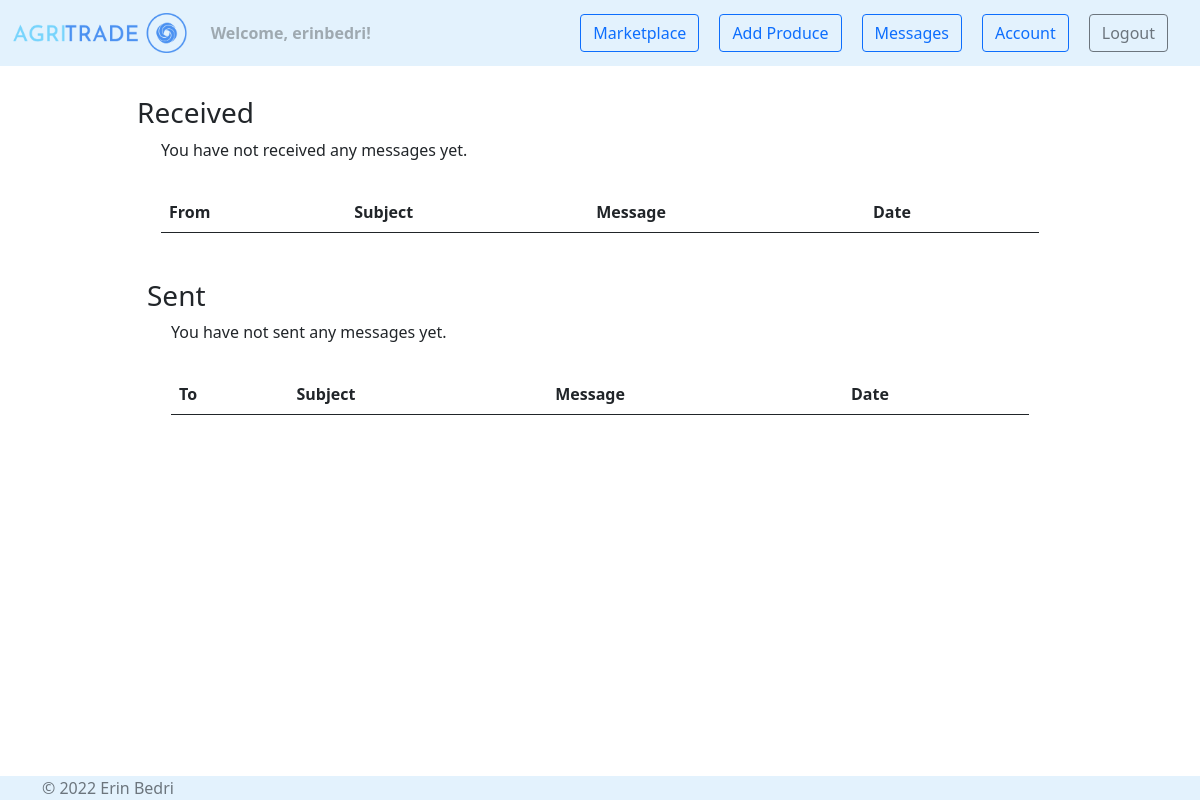
Before: /messages/ (signed in) with the older database file.
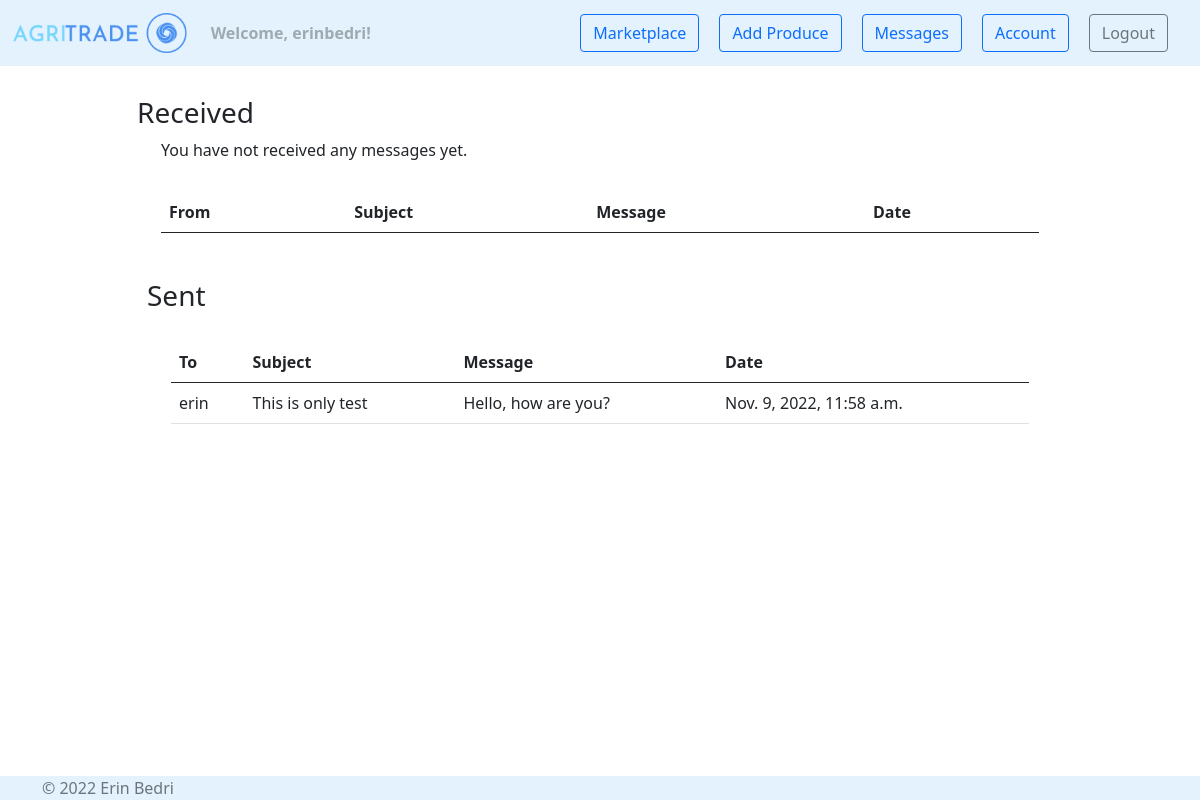
After: the same page with the newer database file.
### agri_trade/user_messages/models.py (models this page shows)
class Message(models.Model):
    SUBJECT_MAX_LEN = 50
    BODY_MAX_LEN = 1500
    sender = models.ForeignKey(
        UserModel,
        on_delete=CASCADE,
        related_name='sender',
    )
    receiver = models.ForeignKey(
        UserModel,
        on_delete=CASCADE,
        related_name='receiver',
    )
    subject = models.CharField(
        max_length=SUBJECT_MAX_LEN,
    )
    body = models.TextField(
        max_length=BODY_MAX_LEN,
    )
    created_at = models.DateTimeField(
        auto_now_add=True,
    )
    is_read = models.BooleanField(
        default=False,
    )

### agri_trade/user_messages/views.py (the view)
# urls.py: path('', views.show_messages, name='messages'),
@login_required
def show_messages(request):
    messages_inbox = Message.objects\
        .filter(receiver=request.user)\
        .order_by('-created_at')
    messages_outbox = Message.objects\
        .filter(sender=request.user)\
        .order_by('-created_at')
    context = {
        'messages_inbox': messages_inbox,
        'messages_outbox': messages_outbox,
    }
    return render(request, 'user_messages/messages.html', context)

### agri_trade/user_messages/templates/user_messages/messages.html
{% extends 'web/base.html' %}
{% block content %}
    <div class="container" style="margin-top: 30px; margin-bottom: 50px">
        <div class="row justify-content-md-center">
            <div class="col-md-10">
                <h3>Received</h3>
                <div class="container">
                    <table class="table table-hover" style="margin-top: 30px">
                        <thead>
                        <tr>
                            <th scope="col">From</th>
                            <th scope="col">Subject</th>
                            <th scope="col">Message</th>
                            <th scope="col">Date</th>
                        </tr>
                        </thead>
                        <tbody>
                        {% for message in messages_inbox %}
                            <tr onclick="window.location='{% url 'user_messages:message' message.id %}';"
                                    {% if not message.is_read %} class="table-secondary" {% endif %}>
                                <td>{{ message.sender }}</td>
                                <td>{{ message.subject }}</td>
                                <td>{{ message.body|truncatechars:125 }}</td>
                                <td>{{ message.created_at }}</td>
                            </tr>
                        {% empty %}
                            <p>You have not received any messages yet.</p>
                        {% endfor %}
                        </tbody>
                    </table>
                </div>
            </div>
        </div>
        <div class="container" style="margin-top: 30px; margin-bottom: 50px">
            <div class="row justify-content-md-center">
                <div class="col-md-10">
                    <h3>Sent</h3>
                    <div class="container">
                        <table class="table table-hover" style="margin-top: 30px">
                            <thead>
                            <tr>
                                <th scope="col">To</th>
                                <th scope="col">Subject</th>
                                <th scope="col">Message</th>
                                <th scope="col">Date</th>
                            </tr>
                            </thead>
                            <tbody>
                            {% for message in messages_outbox %}
                                <tr onclick="window.location='{% url 'user_messages:message' message.id %}';">
                                    <td>{{ message.receiver }}</td>
                                    <td>{{ message.subject }}</td>
                                    <td>{{ message.body|truncatechars:125 }}</td>
                                    <td>{{ message.created_at }}</td>
                                </tr>
                            {% empty %}
                                <p>You have not sent any messages yet.</p>
                            {% endfor %}
                            </tbody>
                        </table>
                    </div>
                </div>
            </div>
        </div>
    </div>
{% endblock %}

Changed rows visible on the page:
added Message: receiver "erin", subject "This is only test", body "Hello, how are you?", created_at "Nov. 9, 2022, 11:58 a.m."
Other visible differences:
text no longer shown: "You have not sent any messages yet."
